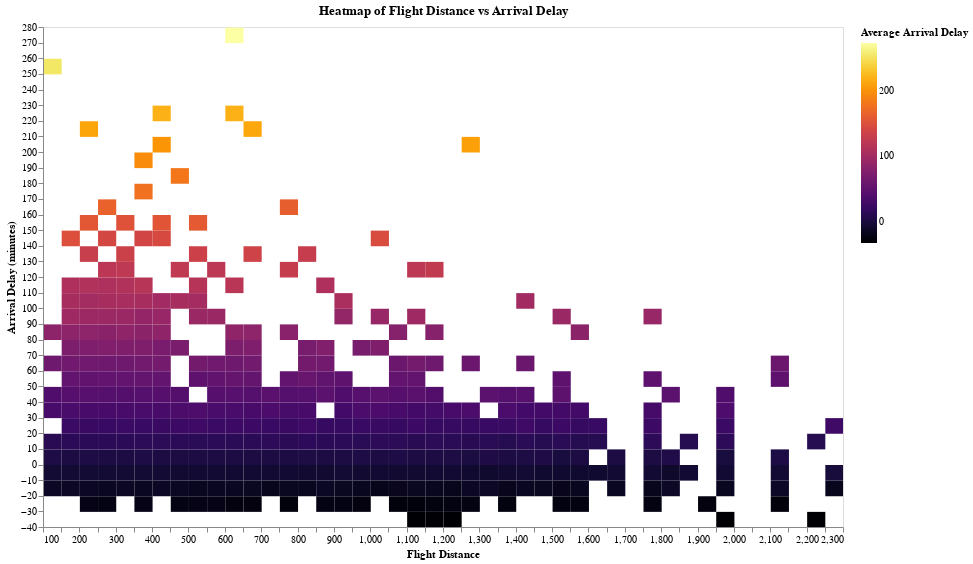

Here is the notebook cell this chart was saved with:
### Code cell
# Heatmap
heatmap_data_flights_5k = alt.Chart(data_flights_5k).mark_rect().encode(
    x=alt.X('distance:Q', bin=alt.Bin(maxbins=50), title='Flight Distance'),
    y=alt.Y('delay:Q', bin=alt.Bin(maxbins=50), title='Arrival Delay (minutes)'),
    color=alt.Color('mean(delay):Q', 
                    title='Average Arrival Delay', 
                    scale=alt.Scale(scheme='inferno')),  # try other schemes like 'magma', 'plasma', 'inferno'
    tooltip=[
        alt.Tooltip('mean(delay):Q', title='Avg Arrival Delay', format=".2f"),
        alt.Tooltip('count():Q', title='Number of Flights')
    ]
).properties(
    width=800,
    height=500,
    title='Heatmap of Flight Distance vs Arrival Delay'
).interactive()

heatmap_data_flights_5k

### Figure 1 — Vega-Lite specification as saved in the notebook (floating-point values rounded to 4 significant figures; data arrays with more than 128 entries replaced by an {"elided": "..."} marker saying what was removed)
{"config": {"view": {"continuousWidth": 300, "continuousHeight": 300}}, "data": {"name": "data-31576a7305c513d4169956a541cef638"}, "mark": {"type": "rect"}, "encoding": {"color": {"aggregate": "mean", "field": "delay", "scale": {"scheme": "inferno"}, "title": "Average Arrival Delay", "type": "quantitative"}, "tooltip": [{"aggregate": "mean", "field": "delay", "format": ".2f", "title": "Avg Arrival Delay", "type": "quantitative"}, {"aggregate": "count", "title": "Number of Flights", "type": "quantitative"}], "x": {"bin": {"maxbins": 50}, "field": "distance", "title": "Flight Distance", "type": "quantitative"}, "y": {"bin": {"maxbins": 50}, "field": "delay", "title": "Arrival Delay (minutes)", "type": "quantitative"}}, "height": 500, "params": [{"name": "param_36", "select": {"type": "interval", "encodings": ["x", "y"]}, "bind": "scales"}], "title": "Heatmap of Flight Distance vs Arrival Delay", "width": 800, "$schema": "https://vega.github.io/schema/vega-lite/v5.20.1.json", "datasets": {"data-31576a7305c513d4169956a541cef638": {"elided": "5000 records"}}}
